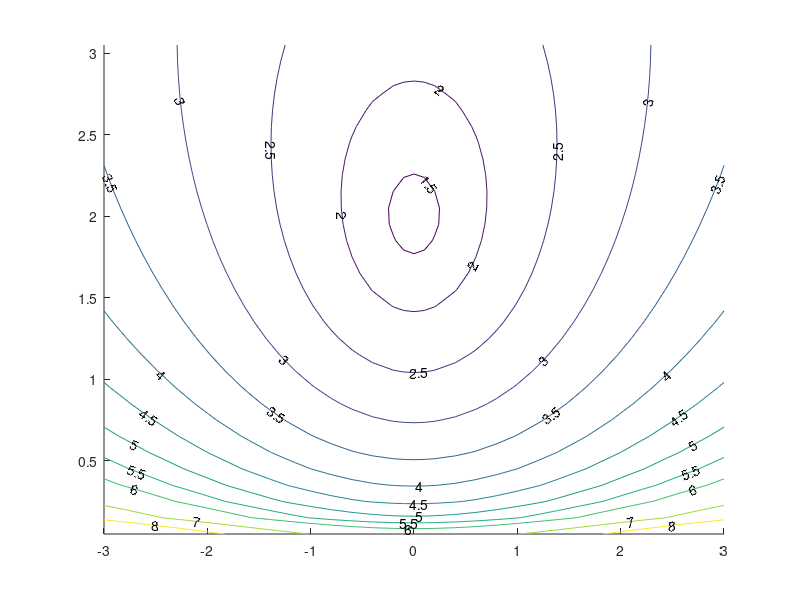

MATLAB code for this plot: (Note: this script raises an error after producing the figure.)
% example_half_slit_plot_contores_2.m
% Nasser, June 16, 2019
clc;clear; 
% To plot Figure 25 in Section 8 of the paper:
% COMPUTATION OF CONFORMAL INVARIANTS 
%
% The data files 
% x2_pt.mat, y2_pt.mat, u2_pt.mat
% were generated by the file
% example_half_slit_save_contores_2.m
%
%
%
z1    =  2i;
x=load('x2_pt.mat','-ascii');
y=load('y2_pt.mat','-ascii');
u=load('u2_pt.mat','-ascii');
%
figure;
cntv  =  [1.5:0.5:6,7,8];
contour(x,y,u,cntv,'ShowText','on','Color','k')
hold on
plot(0,2,'or','MarkerFaceColor','r')
plot([-3 3],[0 0],'k','LineWidth',2)

axis([-3.0 3.0 -0.1 3])
axis off
set(gca,'LooseInset',get(gca,'TightInset'))
% print -depsc fig_half_cont2
% print -dpdf  fig_half_cont2
